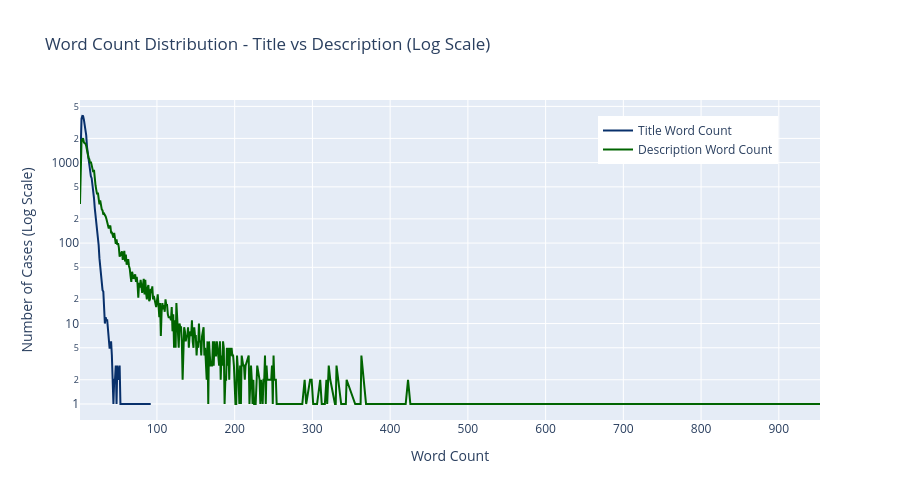

This figure's notebook cell:
### Markdown cell above
## 16. EDA — Word Count Line Graph (Log Scale)
Line chart comparing Title vs Description word count frequency distributions on a log scale.

### Code cell
# Compute word count columns if missing
if 'title_word_count' not in master_df.columns:
    master_df['title_word_count'] = master_df['TITLE'].astype(str).str.split().apply(len)
if 'description_word_count' not in master_df.columns:
    master_df['description_word_count'] = master_df['CASE_DESCRIPTION'].astype(str).str.split().apply(len)

# Compute frequency distributions
title_freq = master_df['title_word_count'].value_counts().sort_index()
desc_freq = master_df['description_word_count'].value_counts().sort_index()

fig = go.Figure()

fig.add_trace(go.Scatter(
    x=title_freq.index,
    y=title_freq.values,
    mode='lines',
    name='Title Word Count',
    line=dict(color='#08306b', width=2),
    hovertemplate='Word Count: %{x}<br>Cases: %{y:,}<extra>Title</extra>'
))

fig.add_trace(go.Scatter(
    x=desc_freq.index,
    y=desc_freq.values,
    mode='lines',
    name='Description Word Count',
    line=dict(color='#006400', width=2),
    hovertemplate='Word Count: %{x}<br>Cases: %{y:,}<extra>Description</extra>'
))

fig.update_layout(
    title='Word Count Distribution - Title vs Description (Log Scale)',
    xaxis_title='Word Count',
    yaxis_title='Number of Cases (Log Scale)',
    yaxis_type='log',
    height=500,
    hovermode='x unified',
    legend=dict(x=0.7, y=0.95)
)
fig.show()

# Save high-res image to Results/_iteration_0 folder
fig.write_image(PATHS['results'] / 'Word Count Distribution - Title vs Description (Log Scale).png', scale=4, engine='kaleido')
print(f"Saved high-res chart to: {PATHS['results'] / 'Word Count Distribution - Title vs Description (Log Scale).png'}")

### Figure 1 — Plotly figure (JSON) as saved in the notebook; plotly's stock layout.template omitted (floating-point values rounded to 4 significant figures; data arrays with more than 128 entries replaced by an {"elided": "..."} marker saying what was removed)
{"data": [{"hovertemplate": "Word Count: %{x}<br>Cases: %{y:,}<extra>Title</extra>", "line": {"color": "#08306b", "width": 2}, "mode": "lines", "name": "Title Word Count", "type": "scatter", "x": [1, 2, 3, 4, 5, 6, 7, 8, 9, 10, 11, 12, 13, 14, 15, 16, 17, 18, 19, 20, 21, 22, 23, 24, 25, 26, 27, 28, 29, 30, 31, 32, 33, 34, 35, 36, 37, 38, 39, 40, 41, 42, 44, 45, 46, 47, 48, 49, 50, 52, 53, 54, 56, 57, 59, 60, 63, 66, 70, 75, 76, 80, 92], "y": [749, 2094, 3531, 3798, 3780, 3419, 2962, 2529, 2179, 1572, 1312, 991, 879, 702, 677, 640, 535, 466, 363, 272, 218, 173, 158, 117, 94, 65, 49, 45, 34, 26, 25, 13, 10, 12, 11, 11, 8, 7, 5, 5, 6, 4, 1, 2, 2, 3, 1, 3, 2, 3, 1, 1, 1, 1, 1, 1, 1, 1, 1, 1, 1, 1, 1]}, {"hovertemplate": "Word Count: %{x}<br>Cases: %{y:,}<extra>Description</extra>", "line": {"color": "#006400", "width": 2}, "mode": "lines", "name": "Description Word Count", "type": "scatter", "x": {"elided": "307 int values"}, "y": {"elided": "307 int values"}}], "layout": {"height": 500, "hovermode": "x unified", "legend": {"x": 0.7, "y": 0.95}, "title": {"text": "Word Count Distribution - Title vs Description (Log Scale)"}, "xaxis": {"title": {"text": "Word Count"}}, "yaxis": {"title": {"text": "Number of Cases (Log Scale)"}, "type": "log"}}}
